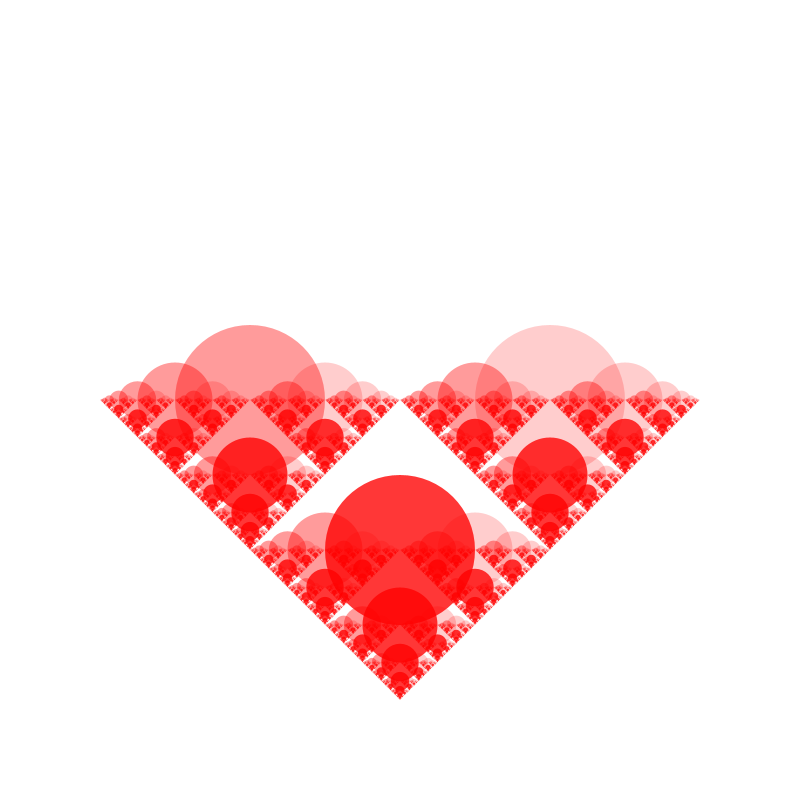
Frame 1 (no input)
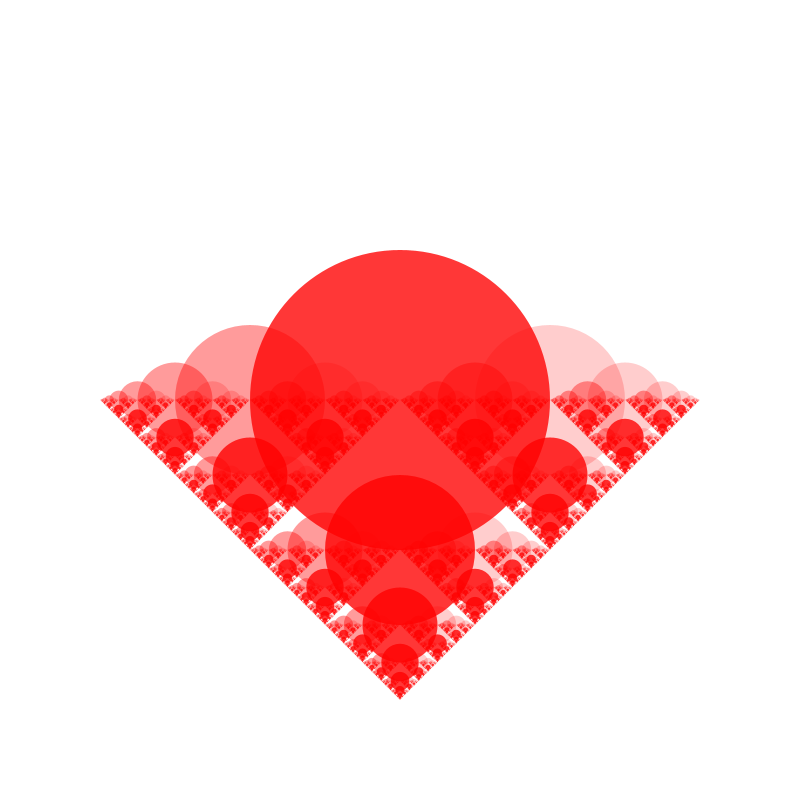
Frame 60 (the mouse pressed at the canvas centre just before this capture)
Frame 120 (the mouse held since frame 60 and released just before this capture): identical to frame 60, image omitted

The Processing sketch that drew these frames (run headless with seeded random() and noise(); from frame 60 on, the mouse is pressed at the canvas centre):

// Processing sketch: OriginalFractal
// ── OriginalFractal.pde
void setup(){
  size(800,800);
  frameRate(144);
  
}

void draw(){
  background(255);
  drawCircle(width/2,height/2,300);
}

void drawCircle(float x, float y, float d){
  noStroke();
  pushMatrix();
  ellipse(x,y,d,d);
  if (d > 1){
    fill(255,0,0,50);
    drawCircle(x+d/2,y,d/2);
    fill(255,0,0,100);
    drawCircle(x-d/2,y,d/2);
    fill(255,0,0,200);
    drawCircle(x,y+d/2,d/2);
  }
  popMatrix();
}
